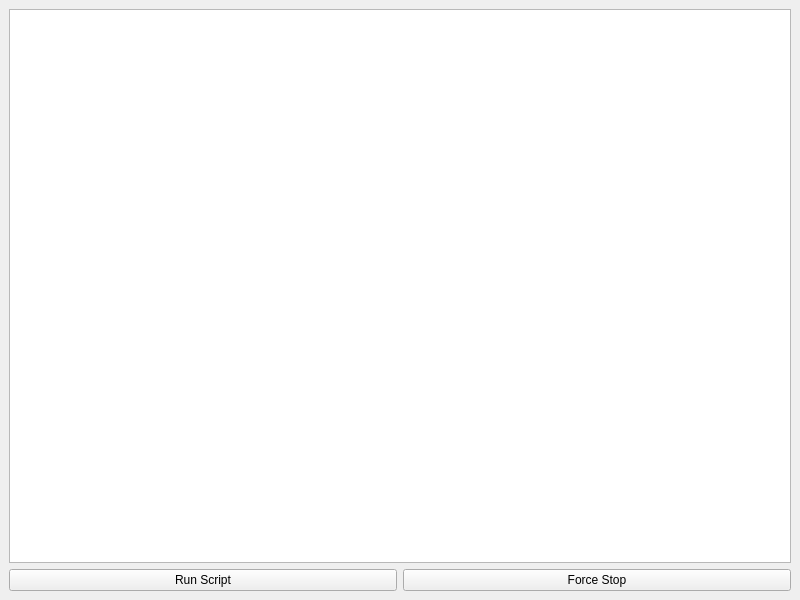
<?xml version="1.0" encoding="UTF-8"?>
<ui version="4.0">
 <class>MainWindow</class>
 <widget class="QMainWindow" name="MainWindow">
  <property name="geometry">
   <rect>
    <x>0</x>
    <y>0</y>
    <width>800</width>
    <height>600</height>
   </rect>
  </property>
  <property name="windowTitle">
   <string>MainWindow</string>
  </property>
  <widget class="QWidget" name="centralwidget">
   <layout class="QVBoxLayout" name="verticalLayout">
    <item>
     <widget class="QTextEdit" name="textEdit"/>
    </item>
    <item>
     <layout class="QHBoxLayout" name="horizontalLayout">
      <item>
       <widget class="QPushButton" name="pushButton">
        <property name="text">
         <string>Run Script</string>
        </property>
       </widget>
      </item>
      <item>
       <widget class="QPushButton" name="pushButtonStop">
        <property name="text">
         <string>Force Stop</string>
        </property>
       </widget>
      </item>
     </layout>
    </item>
   </layout>
  </widget>
 </widget>
 <resources/>
 <connections/>
</ui>
